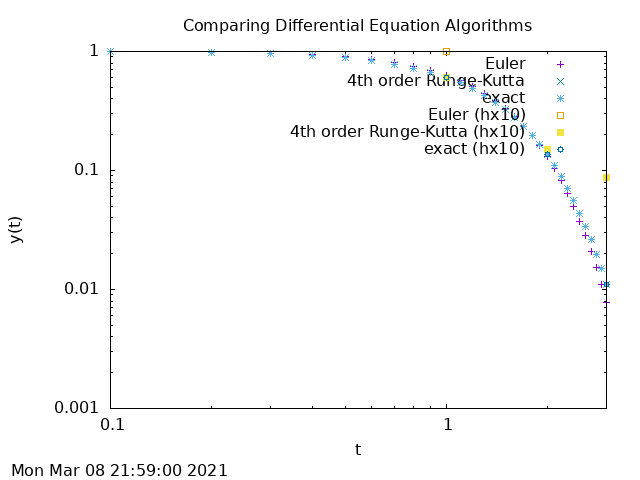

Recreate this plot in gnuplot.
# plot file for diffeq_test_exp_back
set timestamp

set xlabel 't'
set ylabel 'y(t)'

set title 'Comparing Differential Equation Algorithms'

set logscale
set xrange [0.1:3]
plot \
  "diffeq_test.dat" using ($1):($2) title 'Euler', \
  "diffeq_test.dat" using ($1):($3) title '4th order Runge-Kutta', \
  "diffeq_test.dat" using ($1):($4) title 'exact',\
  "diffeq_testTimesTen.dat" using ($1):($2) title 'Euler (hx10)', \
  "diffeq_testTimesTen.dat" using ($1):($3) title '4th order Runge-Kutta (hx10)', \
  "diffeq_testTimesTen.dat" using ($1):($4) title 'exact (hx10)'
